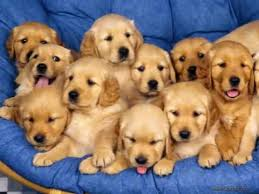
#> input picture many_dogs.jpg, 259 x 194 px, given as the content of the folder ../imgs/origin, which was not available
$ python gen_anno.py
#> lines starting #> are read from the running program, lines starting #| are printed output that depends on the picture; pictures that were not available may be replaced by others from this repository, and a replacement may not be noted
"""
制作目标数据集
"""
import os
import cv2
import random
import numpy as np
import shutil
import math


def gen_box(s, r):
    """
    在的图像上随机生成一个 大小为s, 纵横比为r的框
    :param s:
    :param r:
    :return:
    """
    # 随机获取一个中心坐标
    center_x = round(random.uniform(0.2, 0.8), 2)
    center_y = round(random.uniform(0.2, 0.8), 2)
    w = np.sqrt(s/r)
    h = np.sqrt(s*r)
    # 左上角和右下角的坐标分别是
    x1, y1 = max(0, center_x - w/2), max(0, center_y - h/2)
    x2, y2 = min(1, center_x + w/2), min(1, center_y + h/2)
    return x1, y1, x2, y2


def intersection(box1, box2):
    """
    计算box1, box2 的交集
    :param box1:
    :param box2:
    :return:
    """
    # 交集
    inter_x1 = max(box1[0], box2[0])
    inter_y1 = max(box1[1], box2[1])
    inter_x2 = min(box1[2], box2[2])
    inter_y2 = min(box1[3], box2[3])

    # 交集
    inter_area = max(inter_y2 - inter_y1, 0) * max(inter_x2 - inter_x1, 0)
    return inter_area


def iou(box1, box2):
    """
    计算box1 和 box2 的iou
    :param box1:
    :param box2:
    :return:
    """
    inter_area = intersection(box1, box2)
    box1_area = (box1[2] - box1[0]) * (box1[3] - box1[1])
    box2_area = (box2[2] - box2[0]) * (box2[3] - box2[1])
    # 并集
    union_area = box2_area + box1_area - inter_area

    return inter_area / union_area


def select_target_imgs(s_list, r_list, n, threshold=0.8):
    """
    从图像上随机选取指定数量的符合要求的目标框
    :param s_list:  可供选择的 s的列表
    :param r_list:  可供选择的r的列表
    :param n:       要选取的目标框数量
    :param threshold:生成的目标框和之前的目标框的阀值不能大于threshold
    :return: n 个目标框
    """
    box = {}
    while len(box) != n:
        s = random.uniform(s_list[0], s_list[1])
        r = random.uniform(r_list[0], r_list[1])
        gen_target = gen_box(s, r)
        # 对于太小的, 要重新生成
        if (gen_target[2] - gen_target[0]) < 0.05 or \
            (gen_target[3] - gen_target[1]) < 0.05:
            continue

        # 对于生成的框, 和已有的目标框太相似, 也要去除
        is_in = False
        for k, target in box.items():
            # 获取交并比
            iou_val = iou(gen_target, target)
            if iou_val > threshold:
                is_in = True
                break
        if is_in:
            continue
        # 存入box
        box[len(box)+1] = gen_target
    return box


def gen_anno(img_base_path, origin_num, anno_base_path='../annot', target_s=(0.1, 0.3), target_r=(0.5, 2), per_target_num=6, split_rate=(0.8, 0.8)):
    """
    生成标注文本, 并且分割成训练集,验证集, 测试集
    :param img_base_path:   图片文件夹
    :param origin_num:      获取原始图片数量
    :param target_s:        生成的目标框大小
    :param target_r:        生成的目标框纵横比
    :param per_target_num:  每张原始图片生成目标框数量
    :return:
    """
#> called with img_base_path = '../imgs', origin_num = 20, anno_base_path = '../annot', target_s = (0.1, 0.3), target_r = (0.5, 2), per_target_num = 6, split_rate = (0.8, 0.8)
    # 选取指定数量的原始图片
    origin_path = os.path.join(img_base_path, 'origin')
    target_path = os.path.join(img_base_path, 'target')
    train_anno_name = os.path.join(anno_base_path, 'train.txt')
    val_anno_name = os.path.join(anno_base_path, 'val.txt')
    test_anno_name = os.path.join(anno_base_path, 'test.txt')
    # 删除目标图像
    if os.path.exists(target_path):
        shutil.rmtree(target_path)
    os.mkdir(target_path)
    # 删除标注文件夹
    if os.path.exists(anno_base_path):
        shutil.rmtree(anno_base_path)
    os.mkdir(anno_base_path)

    all_origins = os.listdir(origin_path)
    select_origins = all_origins[:origin_num]

    data = []
    for img_suffix in select_origins:
        img_name = img_suffix.split('.')[0].strip()
        img_path = os.path.join(origin_path, img_suffix)
        img = cv2.imread(img_path)
#> img is the input picture: shape (194, 259, 3); mean B, G, R 111.8, 121.5, 139.6
        h, w = img.shape[:2]
#> h = 194; w = 259
        # 随机选择指定个目标框
        target_points = select_target_imgs(target_s, target_r, per_target_num)


        for ind, point in target_points.items():
            anno = []
            x1, y1, x2, y2 = (point * np.array([w, h, w, h])).astype(int)
            target = img[y1: y2, x1: x2]
            # [10 lines of commented-out code are left out]
            target_name = os.path.join(target_path, '{}_{}.jpg'.format(img_name, ind))
            cv2.imwrite(target_name, target)
            anno.append(target_name)
            anno.append(img_path)
            anno.append(",".join(['{:.2f}'.format(item) for item in point]))
            # 保存一个样本
            data.append(','.join(anno))
#> this loop made 6 passes
#> pass 1, in gen_anno, `target = img[y1: y2, x1: x2]`:
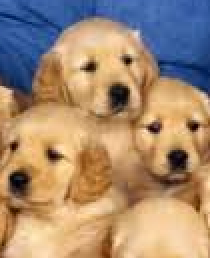
#> target: shape (129, 105, 3) (shown 2 times larger); mean B, G, R 114.7, 138.6, 164.6
#> pass 2, in gen_anno, `target = img[y1: y2, x1: x2]`:
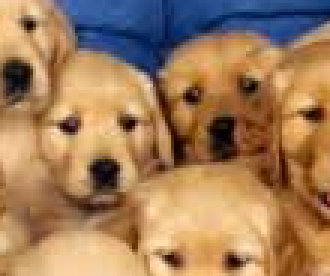
#> target: shape (92, 110, 3) (shown 3 times larger); mean B, G, R 90.9, 124.8, 160.8
#> pass 3, in gen_anno, `target = img[y1: y2, x1: x2]`:
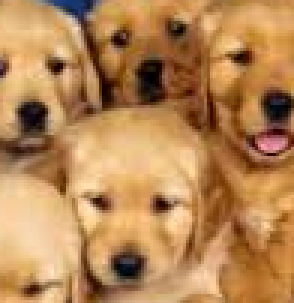
#> target: shape (101, 98, 3) (shown 3 times larger); mean B, G, R 85, 134.1, 182.4
#> after the loop, data = 6 items

    total_num = len(data)
#> total_num = 6
    train_val_ind = math.floor(split_rate[0] * total_num)
#> train_val_ind = 4
    train_ind = math.floor(split_rate[1] * train_val_ind)
#> train_ind = 3
    train_data = data[:train_ind]
#> train_data = 3 items
    val_data = data[train_ind: train_val_ind]
#> val_data = 1 item
    test_data = data[train_val_ind:]
#> test_data = 2 items

    # 将所有的样本保存到文件中
    with open(train_anno_name, 'w') as f:
        f.write('\n'.join(train_data))
    with open(val_anno_name, 'w') as f:
        f.write('\n'.join(val_data))
    with open(test_anno_name, 'w') as f:
        f.write('\n'.join(test_data))


if __name__ == '__main__':
    gen_anno('../imgs', 20)
    print('over')
